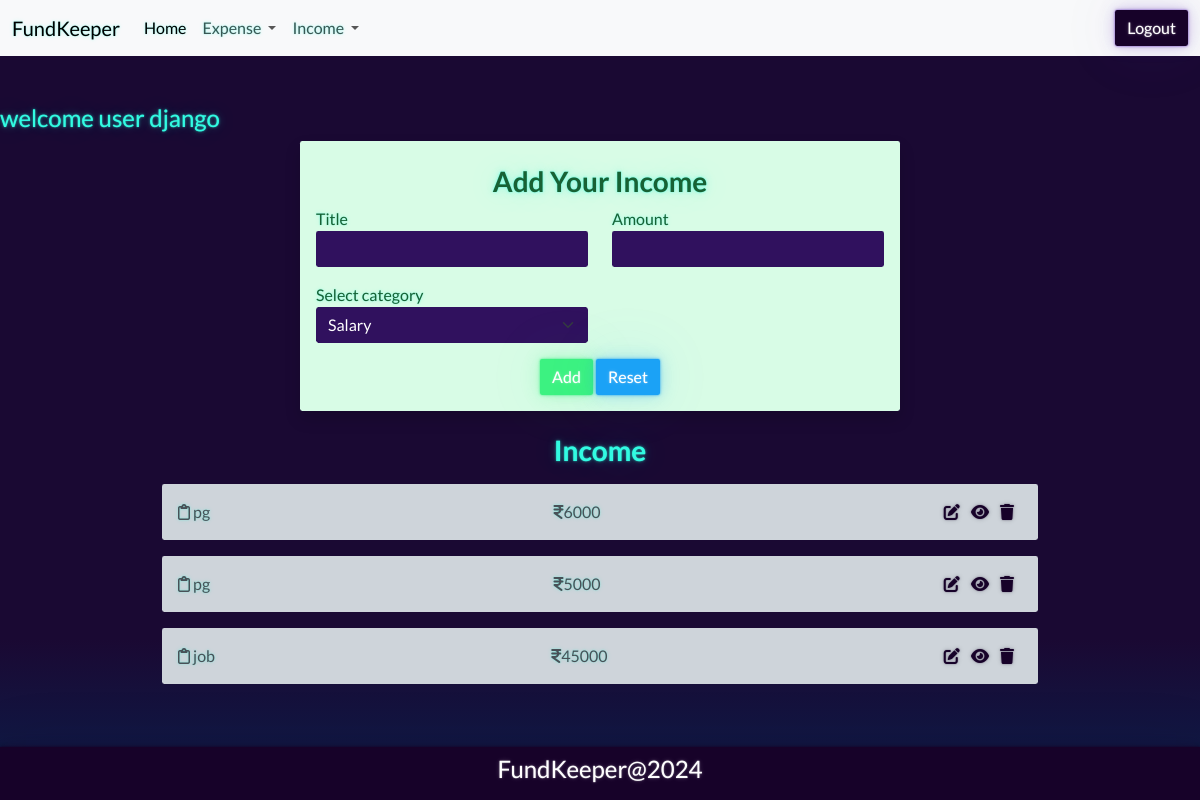
Page /income/add/ (signed in) on the earlier database version.
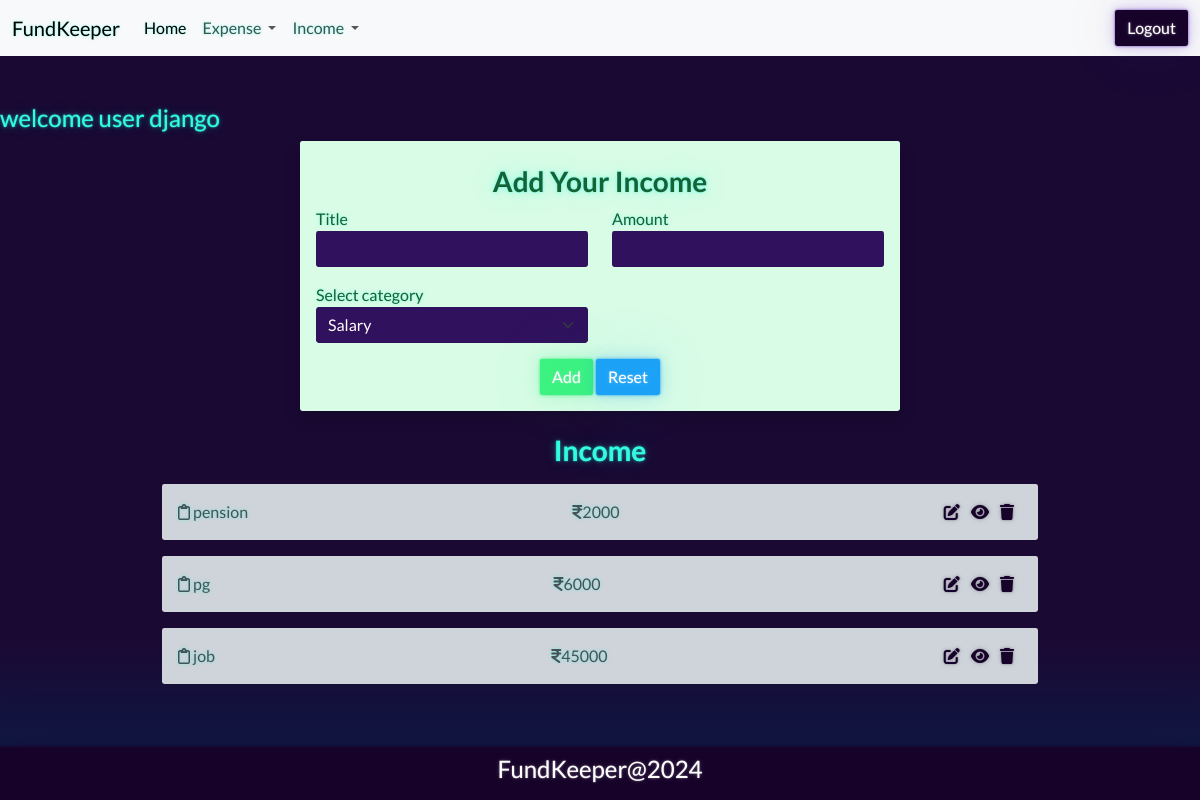
Same page on the later database version.
### budget/models.py (models this page shows, shortened)
class Income(models.Model):
    title=models.CharField(max_length=200)
    amount=models.PositiveIntegerField()
    income_categories = (
        ("Salary", "Salary"),
        ("Business", "Business"),
        ("Investment", "Investment"),
        ("Rental", "Rental"),
        ("Interest", "Interest"),
        ("Dividend", "Dividend"),
        ("Royalty", "Royalty"),
        ("Capital", "Capital"),
        ("Pension", "Pension"),
        ("SocialSecurity", "SocialSecurity")
    )
    category=models.CharField(max_length=200,choices=income_categories,default="Salary")
    user_object=models.ForeignKey(User,on_delete=models.CASCADE)
    created_date=models.DateTimeField(auto_now_add=True)

### budget/views.py (the view, shortened to what this page needs)
# urls.py: path('income/add/',views.IncomeCreatedView.as_view(),name='income-add'),
@method_decorator(signin_required,name="dispatch")
class IncomeCreatedView(View):
    def get(self,request,*args, **kwargs):
        form_instance=IncomeForm()
        qs=Income.objects.filter(user_object=request.user).order_by("-created_date")
        return render(request,"income_add.html",{"form":form_instance,"data":qs})

### budget/forms.py
class IncomeForm(forms.ModelForm):
    class Meta:
        model=Income
        exclude=("id","created_date","user_object")
        widgets={
            "title":forms.TextInput(attrs={"class":"form-control"}),
            "amount":forms.NumberInput(attrs={"class":"form-control"}),
            "category":forms.Select(attrs={"class":"form-control form-select"}),
        }

### budget/templates/income_add.html (shortened to what this page needs)
{%extends 'base.html'%}
{%block main_block%}
<div class="contaner mt-5">
    <h4>welcome user {{request.user}}</h4>
    <div class="container-fluid border p-3 shadow mb-4 rounded w-50 bg-success-subtle text-success-emphasis" data-aos="zoom-out-up" data-aos-easing="ease-out-cubic"
        data-aos-duration="2000">
        <h3 class="text-center fw-bold my-2">Add Your Income</h3>
        <form action="" method="post">
            <div class="mb-3">
                <div class="row">
                    <div class="col-6">
                        <label for="">Title</label>
                        {{form.title}}
                    </div>
                    <div class="col-6">
                        <label for="">Amount</label>
                        {{form.amount}}
                    </div>
                </div>
            </div>
            <div class="mb-3">
                <div class="row">
                    <div class="col-6">
                        <label for="">Select category</label>
                        {{form.category}}
                    </div>
                </div>
            </div>
            <div class="d-flex justify-content-center">
                <div>
                    <button type="submit" class="btn btn-success">Add</button>
                    <button type="reset" class="btn btn-info">Reset</button>
                </div>
            </div>
        </form>
    </div>
    <div class="container-fluid border mb-3 rounded w-75">
        <h3 class="text-center fw-bold my-3">Income</h3>
        {%for i in data%}
        <div class="alert bg-dark-subtle text-dark-emphasis d-flex justify-content-between" role="alert" data-aos="fade-down"
            data-aos-easing="linear" data-aos-duration="1000">
            <div> <i class="fa-regular fa-clipboard"></i> {{i.title}}</div>
            <div> <i class="fa-solid fa-indian-rupee-sign"></i>{{i.amount}}</div>
            <div>
                <a href="{%url 'income-edit' i.id%}" class="me-2"><i class="fa-solid fa-pen-to-square text-dark"> </i></a>
                <a href="{%url 'income-detail' i.id%}" class="me-2"><i class="fa-solid fa-eye text-dark"></i></a>
                <a href="{%url 'income-delete' i.id%}" class="me-2"><i class="fa-solid fa-trash text-dark"></i></a>
            </div>
        </div>
        {%endfor%}
    </div>
</div>
{%endblock%}

Differences in the rows shown:
removed Income: title "pg", amount "5000"
added Income: title "pension", amount "2000"
